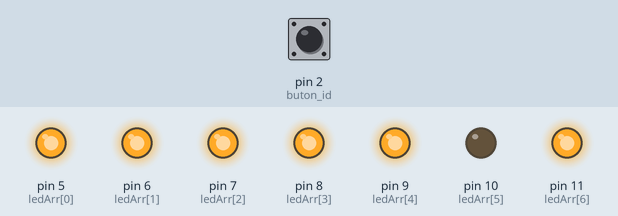
The sketch below on a simulated Arduino Uno, built with avr-gcc and run on an emulated ATmega328P. Shown: output pins drawn as LEDs (lit = HIGH). Inputs (shaded band) come from the test bench; at power-on: pin 2 (buton_id) LOW.

Above: at 1.2 s.
1.3 s: pin 2 (buton_id) pulled HIGH for 0.15 s
At 2.5 s:
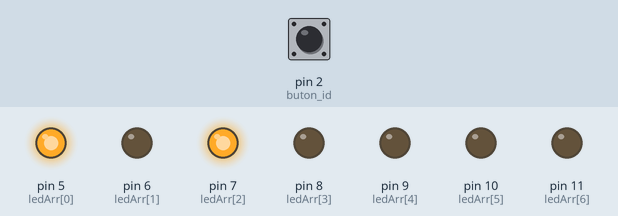
2.9 s: pin 2 (buton_id) pulled HIGH for 1 s
At 4.1 s:
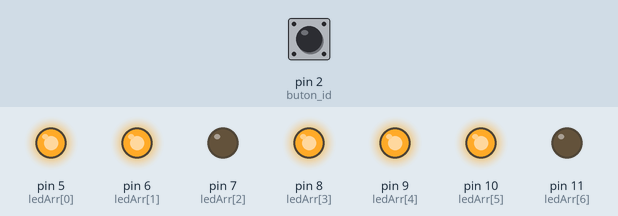
5.4 s: pin 2 (buton_id) pulled HIGH for 0.15 s
At 6.1 s:
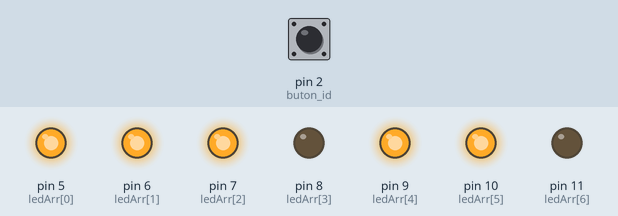
7.0 s: pin 2 (buton_id) pulled HIGH for 3.2 s
At 7.4 s:
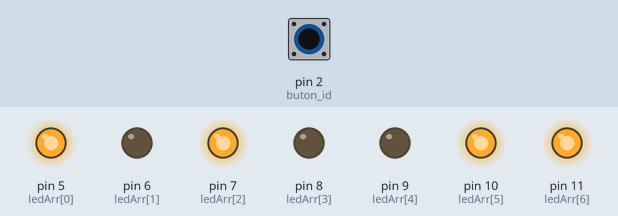
11.7 s: pin 2 (buton_id) pulled HIGH for 0.15 s
At 12.4 s:
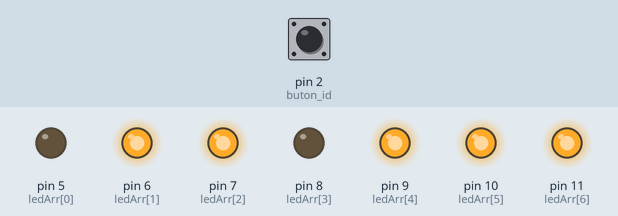
13.3 s: pin 2 (buton_id) pulled HIGH for 1 s
At 14.8 s:
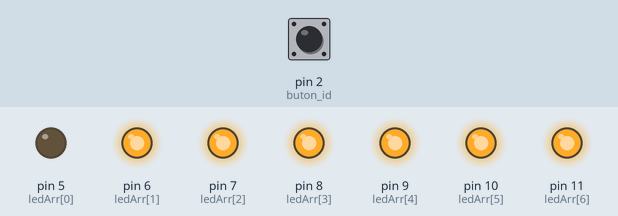
Timing chart, 0 to 16.3 s (numbered marks = the images above; inputs shaded):
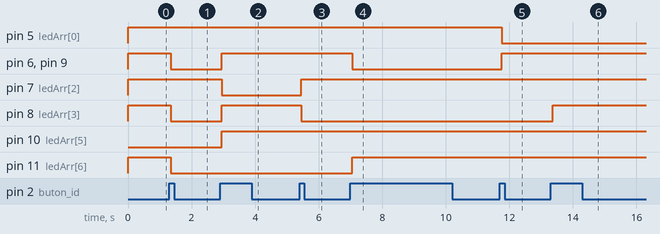

Measured:
- after the input at 1.3 s, pin 6 (ledArr[1]), pin 8 (ledArr[3]), pin 9 (ledArr[4]), pin 11 (ledArr[6]): HIGH → LOW after 0.05 s
- after the input at 2.9 s, pin 6 (ledArr[1]), pin 8 (ledArr[3]), pin 9 (ledArr[4]), pin 10 (ledArr[5]): LOW → HIGH after 0.05 s; pin 7 (ledArr[2]): HIGH → LOW after 0.05 s
- after the input at 5.4 s, pin 7 (ledArr[2]): LOW → HIGH after 0.06 s; pin 8 (ledArr[3]): HIGH → LOW after 0.06 s
- after the input at 7.0 s, pin 6 (ledArr[1]), pin 9 (ledArr[4]): HIGH → LOW after 0.06 s; pin 11 (ledArr[6]): LOW → HIGH after 0.06 s
- after the input at 11.7 s, pin 5 (ledArr[0]): HIGH → LOW after 0.06 s; pin 6 (ledArr[1]), pin 9 (ledArr[4]): LOW → HIGH after 0.06 s
- after the input at 13.3 s, pin 8 (ledArr[3]): LOW → HIGH after 0.06 s

The sketch:

Seven_Segment_Display.ino
```cpp
int ledArr[7] = {5, 6, 7, 8, 9, 10, 11};//Ports that provide connection between arduino and seven segment display
/*
port 5  -> b
port 6  -> a
port 7  -> c
port 8  -> e
port 9  -> d
port 10 -> g
port 11 -> f
*/
int COUNTER_VALUE =1;//The variable that determines how many numbers will increase
int count = 0;//Variable determining the number in the loop
int delayTime=50;//delay time
int buton_id=2;//The port where the button is connected to the arduino
boolean first, second;//Variables depending on the state of the button being pressed
boolean buton = false;//variable holding the high low status of the button

void setup()//Setup function
{
  for (int i = 0; i < 7; i++)
  {
    pinMode(ledArr[i], OUTPUT);
  }
  pinMode(buton,INPUT);
}
void lowAll()//The function that turns off all LEDs in the seven segment display
{
  for (int i = 0; i < 7; i++)
  {
    digitalWrite(ledArr[i], LOW);
  }
}
void highAll()//The function that turns on all the LEDs in the seven segment display
{
  for (int i = 0; i < 7; i++)
  {
    digitalWrite(ledArr[i], HIGH);
  }
}

//In order for the code to be short, I wrote the functions written on the segment display that likes the numbers in different ways. For example, to write 'A', all other leds except 1 led must be lit. Instead of writing HIGH to all of them one by one, I used the highAll function and wrote LOW with only one led. Because this is getting shorter.
//Another example is the number 1. To write 1, only two leds need to be lit. For this, it will be shorter to use the lowAll function, which turns off all the LEDs, and write HIGH for only two LEDs.
//I used whichever method would be shorter for each number.

void zero()//The function used to write 0 on the seven segment display
{
  highAll();
  digitalWrite(ledArr[5], LOW);
}
void one()//The function used to write 1 on the seven segment display
{
  lowAll();
  digitalWrite(ledArr[0], HIGH);
  digitalWrite(ledArr[2], HIGH);

}
void two()//The function used to write 2 on the seven segment display
{
  highAll();
  digitalWrite(ledArr[2], LOW);
  digitalWrite(ledArr[6], LOW);
}
void three()//The function used to write 3 on the seven segment display
{
  highAll();
  digitalWrite(ledArr[3], LOW);
  digitalWrite(ledArr[6], LOW);
}
void four()//The function used to write 4 on the seven segment display
{
  highAll();
  digitalWrite(ledArr[1], LOW);
  digitalWrite(ledArr[3], LOW);
  digitalWrite(ledArr[4], LOW);
}
void five()//The function used to write 5 on the seven segment display
{
  highAll();
  digitalWrite(ledArr[0], LOW);
  digitalWrite(ledArr[3], LOW);
}
void six()//The function used to write 6 on the seven segment display
{
  highAll();
  digitalWrite(ledArr[0], LOW);
}
void seven()//The function used to write 7 on the seven segment display
{
  lowAll();
  digitalWrite(ledArr[0], HIGH);
  digitalWrite(ledArr[1], HIGH);
  digitalWrite(ledArr[2], HIGH);

}
void eight()//The function used to write 8 on the seven segment display
{
  highAll();
}
void nine()//The function used to write 9 on the seven segment display
{
  highAll();
  digitalWrite(ledArr[3], LOW);
}
void ten()//The function used to write 'A' on the seven segment display
{
  highAll();
  digitalWrite(ledArr[4], LOW);
}
void eleven()//The function used to write 'b' on the seven segment display
{
  highAll();
  digitalWrite(ledArr[0], LOW);
  digitalWrite(ledArr[1], LOW);
}
void twelve()//The function used to write 'C' on the seven segment display
{
  lowAll();
  digitalWrite(ledArr[1], HIGH);
  digitalWrite(ledArr[3], HIGH);
  digitalWrite(ledArr[4], HIGH);
  digitalWrite(ledArr[6], HIGH);
}
void thirteen()//The function used to write 'd' on the seven segment display
{
  highAll();
  digitalWrite(ledArr[1], LOW);
  digitalWrite(ledArr[6], LOW);
}
void fourteen()//The function used to write 'E' on the seven segment display
{
  twelve();//I used the twelve function because there is only 1 led difference between 'C' and 'E'.
  digitalWrite(ledArr[5], HIGH);
}
void fiveteen()//The function used to write 'F' on the seven segment display
{
  fourteen();//I used the fourteen function because there is only 1 led difference between 'E' and 'F'.
  digitalWrite(ledArr[4], LOW);
}


void loop()//Loop function
{

  first = digitalRead(buton_id);//reading whether the button is HIHG or LOW
  buton=false;//It is defined as false so that it only moves to the next number when the button is pressed.
  if (second != first)//The if block runs if the previous value of the button is not equal to its current value
  {
      if (first == HIGH)//If the button is pressed, the if block works.
      {
          buton = true;//It is set to true when the button is pressed, in order to move to the next number.
      }
  }
  second = first;//The current state of the button is stored in a variable


  //if-else if blocks that determine which function will run based on the next value of count
  if(count==0){zero();}
  else if(count==1){one();}
  else if(count==2){two();}
  else if(count==3){three();}
  else if(count==4){four();}
  else if(count==5){five();}
  else if(count==6){six();}
  else if(count==7){seven();}
  else if(count==8){eight();}
  else if(count==9){nine();}
  else if(count==10){ten();}
  else if(count==11){eleven();}
  else if(count==12){twelve();}
  else if(count==13){thirteen();}
  else if(count==14){fourteen();}
  else if(count==15){fiveteen();}
  delay(delayTime);

  if (first==HIGH && buton){ //According to the value of COUNTER_VALUE, it is determined how many numbers will increase. The number increases as the button is pressed
  count=(count+COUNTER_VALUE)%16;
  }


}
```
